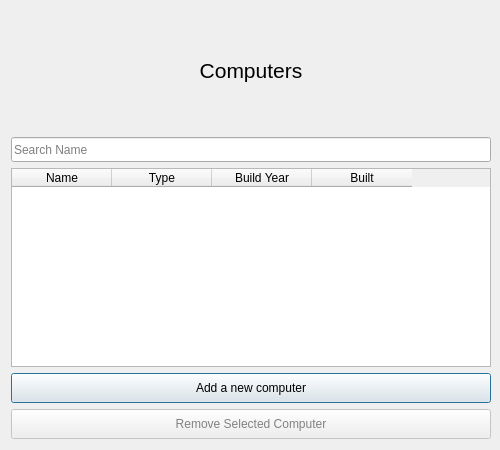
<?xml version="1.0" encoding="UTF-8"?>
<ui version="4.0">
 <class>ComputerTableDialog</class>
 <widget class="QDialog" name="ComputerTableDialog">
  <property name="geometry">
   <rect>
    <x>0</x>
    <y>0</y>
    <width>500</width>
    <height>450</height>
   </rect>
  </property>
  <property name="minimumSize">
   <size>
    <width>500</width>
    <height>450</height>
   </size>
  </property>
  <property name="maximumSize">
   <size>
    <width>16777215</width>
    <height>16777215</height>
   </size>
  </property>
  <property name="windowTitle">
   <string>Computers</string>
  </property>
  <layout class="QVBoxLayout" name="verticalLayout">
   <item>
    <widget class="QLabel" name="label_2">
     <property name="minimumSize">
      <size>
       <width>480</width>
       <height>120</height>
      </size>
     </property>
     <property name="text">
      <string>&lt;html&gt;&lt;head/&gt;&lt;body&gt;&lt;p align=&quot;center&quot;&gt;&lt;span style=&quot; font-size:16pt;&quot;&gt;Computers&lt;/span&gt;&lt;/p&gt;&lt;/body&gt;&lt;/html&gt;</string>
     </property>
    </widget>
   </item>
   <item>
    <widget class="QLineEdit" name="ComputerSearch">
     <property name="minimumSize">
      <size>
       <width>480</width>
       <height>25</height>
      </size>
     </property>
     <property name="maximumSize">
      <size>
       <width>16777215</width>
       <height>25</height>
      </size>
     </property>
     <property name="styleSheet">
      <string notr="true"/>
     </property>
     <property name="placeholderText">
      <string>Search Name</string>
     </property>
    </widget>
   </item>
   <item>
    <widget class="QTableWidget" name="ComputerTable">
     <property name="sizePolicy">
      <sizepolicy hsizetype="Expanding" vsizetype="Expanding">
       <horstretch>0</horstretch>
       <verstretch>0</verstretch>
      </sizepolicy>
     </property>
     <property name="minimumSize">
      <size>
       <width>480</width>
       <height>150</height>
      </size>
     </property>
     <property name="maximumSize">
      <size>
       <width>16777215</width>
       <height>16777215</height>
      </size>
     </property>
     <property name="styleSheet">
      <string notr="true"/>
     </property>
     <property name="selectionBehavior">
      <enum>QAbstractItemView::SelectRows</enum>
     </property>
     <column>
      <property name="text">
       <string>Name</string>
      </property>
     </column>
     <column>
      <property name="text">
       <string>Type</string>
      </property>
     </column>
     <column>
      <property name="text">
       <string>Build Year</string>
      </property>
     </column>
     <column>
      <property name="text">
       <string>Built</string>
      </property>
     </column>
    </widget>
   </item>
   <item alignment="Qt::AlignHCenter">
    <widget class="QPushButton" name="AddANewComputer">
     <property name="sizePolicy">
      <sizepolicy hsizetype="Fixed" vsizetype="Fixed">
       <horstretch>0</horstretch>
       <verstretch>0</verstretch>
      </sizepolicy>
     </property>
     <property name="minimumSize">
      <size>
       <width>480</width>
       <height>30</height>
      </size>
     </property>
     <property name="maximumSize">
      <size>
       <width>480</width>
       <height>30</height>
      </size>
     </property>
     <property name="styleSheet">
      <string notr="true"/>
     </property>
     <property name="text">
      <string>Add a new computer</string>
     </property>
    </widget>
   </item>
   <item alignment="Qt::AlignHCenter">
    <widget class="QPushButton" name="button_remove_computer">
     <property name="enabled">
      <bool>false</bool>
     </property>
     <property name="sizePolicy">
      <sizepolicy hsizetype="Fixed" vsizetype="Fixed">
       <horstretch>0</horstretch>
       <verstretch>0</verstretch>
      </sizepolicy>
     </property>
     <property name="minimumSize">
      <size>
       <width>480</width>
       <height>30</height>
      </size>
     </property>
     <property name="maximumSize">
      <size>
       <width>480</width>
       <height>30</height>
      </size>
     </property>
     <property name="styleSheet">
      <string notr="true">color: rgb(129, 129, 129);</string>
     </property>
     <property name="text">
      <string>Remove Selected Computer</string>
     </property>
    </widget>
   </item>
  </layout>
 </widget>
 <resources/>
 <connections/>
</ui>
